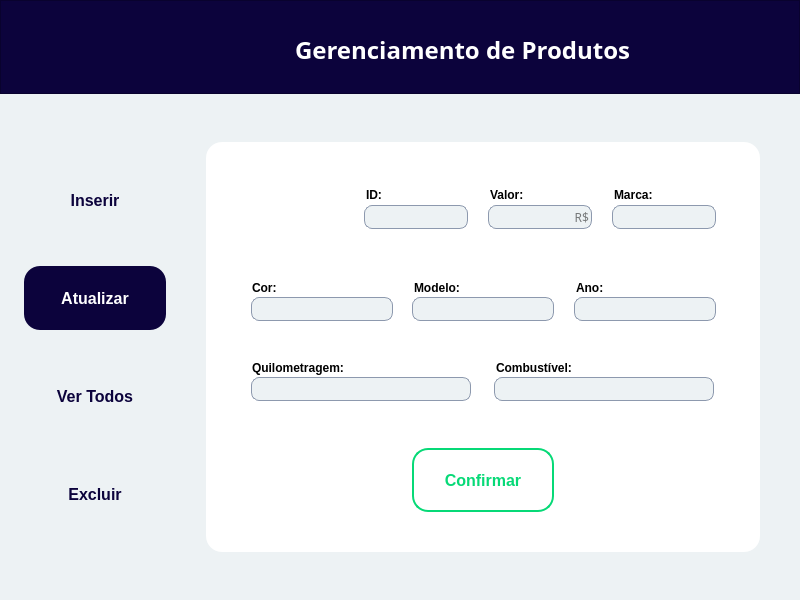
<?xml version="1.0" encoding="UTF-8"?>
<ui version="4.0">
 <class>atualizarProduto</class>
 <widget class="QMainWindow" name="atualizarProduto">
  <property name="geometry">
   <rect>
    <x>0</x>
    <y>0</y>
    <width>800</width>
    <height>600</height>
   </rect>
  </property>
  <property name="windowTitle">
   <string>Gerenciamento de Produtos</string>
  </property>
  <property name="windowIcon">
   <iconset>
    <selectedon>minilogo.png</selectedon>
   </iconset>
  </property>
  <property name="styleSheet">
   <string notr="true">background: #EDF2F4;
</string>
  </property>
  <widget class="QWidget" name="centralwidget">
   <widget class="QLineEdit" name="txtId">
    <property name="geometry">
     <rect>
      <x>364</x>
      <y>205</y>
      <width>104</width>
      <height>24</height>
     </rect>
    </property>
    <property name="font">
     <font>
      <family>Poppins Medium</family>
     </font>
    </property>
    <property name="styleSheet">
     <string notr="true">box-sizing: border-box;

position: absolute;
width: 352px;
height: 24px;
left: 364px;
top: 205px;

background: #EDF2F4;
border: 1px solid #8D99AE;
border-radius: 8px;</string>
    </property>
   </widget>
   <widget class="QLineEdit" name="txtCor">
    <property name="geometry">
     <rect>
      <x>251</x>
      <y>297</y>
      <width>142</width>
      <height>24</height>
     </rect>
    </property>
    <property name="font">
     <font>
      <family>Poppins Medium</family>
     </font>
    </property>
    <property name="styleSheet">
     <string notr="true">box-sizing: border-box;

position: absolute;
width: 352px;
height: 24px;
left: 364px;
top: 205px;

background: #EDF2F4;
border: 1px solid #8D99AE;
border-radius: 8px;</string>
    </property>
   </widget>
   <widget class="QLineEdit" name="txtAno">
    <property name="geometry">
     <rect>
      <x>574</x>
      <y>297</y>
      <width>142</width>
      <height>24</height>
     </rect>
    </property>
    <property name="font">
     <font>
      <family>Poppins Medium</family>
     </font>
    </property>
    <property name="styleSheet">
     <string notr="true">box-sizing: border-box;

position: absolute;
width: 352px;
height: 24px;
left: 364px;
top: 205px;

background: #EDF2F4;
border: 1px solid #8D99AE;
border-radius: 8px;</string>
    </property>
   </widget>
   <widget class="QLineEdit" name="txtCombustivel">
    <property name="geometry">
     <rect>
      <x>494</x>
      <y>377</y>
      <width>220</width>
      <height>24</height>
     </rect>
    </property>
    <property name="font">
     <font>
      <family>Poppins Medium</family>
     </font>
    </property>
    <property name="styleSheet">
     <string notr="true">box-sizing: border-box;

position: absolute;
width: 352px;
height: 24px;
left: 364px;
top: 205px;

background: #EDF2F4;
border: 1px solid #8D99AE;
border-radius: 8px;</string>
    </property>
   </widget>
   <widget class="QLineEdit" name="txtValor">
    <property name="geometry">
     <rect>
      <x>488</x>
      <y>205</y>
      <width>104</width>
      <height>24</height>
     </rect>
    </property>
    <property name="font">
     <font>
      <family>Poppins Medium</family>
     </font>
    </property>
    <property name="styleSheet">
     <string notr="true">box-sizing: border-box;

position: absolute;
width: 352px;
height: 24px;
left: 364px;
top: 205px;

background: #EDF2F4;
border: 1px solid #8D99AE;
border-radius: 8px;</string>
    </property>
    <property name="alignment">
     <set>Qt::AlignRight|Qt::AlignTrailing|Qt::AlignVCenter</set>
    </property>
    <property name="placeholderText">
     <string>R$</string>
    </property>
   </widget>
   <widget class="QLineEdit" name="txtKm">
    <property name="geometry">
     <rect>
      <x>251</x>
      <y>377</y>
      <width>220</width>
      <height>24</height>
     </rect>
    </property>
    <property name="font">
     <font>
      <family>Poppins Medium</family>
     </font>
    </property>
    <property name="styleSheet">
     <string notr="true">box-sizing: border-box;

position: absolute;
width: 352px;
height: 24px;
left: 364px;
top: 205px;

background: #EDF2F4;
border: 1px solid #8D99AE;
border-radius: 8px;</string>
    </property>
   </widget>
   <widget class="QLineEdit" name="txtModelo">
    <property name="geometry">
     <rect>
      <x>412</x>
      <y>297</y>
      <width>142</width>
      <height>24</height>
     </rect>
    </property>
    <property name="font">
     <font>
      <family>Poppins Medium</family>
     </font>
    </property>
    <property name="cursor">
     <cursorShape>ArrowCursor</cursorShape>
    </property>
    <property name="styleSheet">
     <string notr="true">box-sizing: border-box;

position: absolute;
width: 352px;
height: 24px;
left: 364px;
top: 205px;

background: #EDF2F4;
border: 1px solid #8D99AE;
border-radius: 8px;</string>
    </property>
   </widget>
   <widget class="QLineEdit" name="txtMarca">
    <property name="geometry">
     <rect>
      <x>612</x>
      <y>205</y>
      <width>104</width>
      <height>24</height>
     </rect>
    </property>
    <property name="font">
     <font>
      <family>Poppins Medium</family>
     </font>
    </property>
    <property name="styleSheet">
     <string notr="true">box-sizing: border-box;

position: absolute;
width: 352px;
height: 24px;
left: 364px;
top: 205px;

background: #EDF2F4;
border: 1px solid #8D99AE;
border-radius: 8px;</string>
    </property>
   </widget>
   <widget class="QPushButton" name="btnConfirmar">
    <property name="geometry">
     <rect>
      <x>412</x>
      <y>448</y>
      <width>142</width>
      <height>64</height>
     </rect>
    </property>
    <property name="cursor">
     <cursorShape>PointingHandCursor</cursorShape>
    </property>
    <property name="styleSheet">
     <string notr="true">QPushButton{

box-sizing: border-box;

position: absolute;
width: 141px;
height: 64px;
left: 413px;
top: 448px;

background: #FFFFFF;
border: 2px solid #07D977;
border-radius: 16px;

position: absolute;
left: 2.84%;
right: 2.84%;
top: 31.25%;
bottom: 31.25%;

font-family: 'Poppins';
font-style: normal;
font-weight: 600;
font-size: 16px;
line-height: 24px;
/* identical to box height */

text-align: center;

color: #07D977;

}

QPushButton:hover{

box-sizing: border-box;

position: absolute;
left: 0%;
right: 0%;
top: 0%;
bottom: 0%;

background: #07D977;
border: 2px solid #07D977;
border-radius: 16px;

position: absolute;
left: 0.7%;
right: 0.7%;
top: 31.25%;
bottom: 31.25%;

font-family: 'Poppins';
font-style: normal;
font-weight: 600;
font-size: 16px;
line-height: 24px;
/* identical to box height */

text-align: center;

color: #FFFFFF;

}
</string>
    </property>
    <property name="text">
     <string>Confirmar</string>
    </property>
   </widget>
   <widget class="QPushButton" name="btnInserir">
    <property name="geometry">
     <rect>
      <x>24</x>
      <y>168</y>
      <width>142</width>
      <height>64</height>
     </rect>
    </property>
    <property name="cursor">
     <cursorShape>PointingHandCursor</cursorShape>
    </property>
    <property name="styleSheet">
     <string notr="true">QPushButton{
position: absolute;
width: 141px;
height: 64px;
left: 24px;
top: 266px;

border-radius: 16px;

position: absolute;
left: 2.84%;
right: 2.84%;
top: 31.25%;
bottom: 31.25%;

font-family: 'Poppins';
font-style: normal;
font-weight: 600;
font-size: 16px;
line-height: 24px;
/* identical to box height */

text-align: center;

color: #0C033C;

}

QPushButton:hover{
position: absolute;
left: 0%;
right: 0%;
top: 0%;
bottom: 0%;

background: #0C033C;
border-radius: 16px;

position: absolute;
left: 0.7%;
right: 0.7%;
top: 31.25%;
bottom: 31.25%;

font-family: 'Poppins';
font-style: normal;
font-weight: 600;
font-size: 16px;
line-height: 24px;
/* identical to box height */

text-align: center;

color: #FFFFFF;

}
</string>
    </property>
    <property name="text">
     <string>Inserir</string>
    </property>
   </widget>
   <widget class="QPushButton" name="btnExcluir">
    <property name="geometry">
     <rect>
      <x>24</x>
      <y>462</y>
      <width>142</width>
      <height>64</height>
     </rect>
    </property>
    <property name="cursor">
     <cursorShape>PointingHandCursor</cursorShape>
    </property>
    <property name="styleSheet">
     <string notr="true">QPushButton{
position: absolute;
width: 141px;
height: 64px;
left: 24px;
top: 266px;

border-radius: 16px;

position: absolute;
left: 2.84%;
right: 2.84%;
top: 31.25%;
bottom: 31.25%;

font-family: 'Poppins';
font-style: normal;
font-weight: 600;
font-size: 16px;
line-height: 24px;
/* identical to box height */

text-align: center;

color: #0C033C;

}

QPushButton:hover{
position: absolute;
left: 0%;
right: 0%;
top: 0%;
bottom: 0%;

background: #0C033C;
border-radius: 16px;

position: absolute;
left: 0.7%;
right: 0.7%;
top: 31.25%;
bottom: 31.25%;

font-family: 'Poppins';
font-style: normal;
font-weight: 600;
font-size: 16px;
line-height: 24px;
/* identical to box height */

text-align: center;

color: #FFFFFF;

}</string>
    </property>
    <property name="text">
     <string>Excluir</string>
    </property>
   </widget>
   <widget class="QPushButton" name="btnverTodos">
    <property name="geometry">
     <rect>
      <x>24</x>
      <y>364</y>
      <width>142</width>
      <height>64</height>
     </rect>
    </property>
    <property name="cursor">
     <cursorShape>PointingHandCursor</cursorShape>
    </property>
    <property name="styleSheet">
     <string notr="true">QPushButton{
position: absolute;
width: 141px;
height: 64px;
left: 24px;
top: 266px;

border-radius: 16px;

position: absolute;
left: 2.84%;
right: 2.84%;
top: 31.25%;
bottom: 31.25%;

font-family: 'Poppins';
font-style: normal;
font-weight: 600;
font-size: 16px;
line-height: 24px;
/* identical to box height */

text-align: center;

color: #0C033C;

}

QPushButton:hover{
position: absolute;
left: 0%;
right: 0%;
top: 0%;
bottom: 0%;

background: #0C033C;
border-radius: 16px;

position: absolute;
left: 0.7%;
right: 0.7%;
top: 31.25%;
bottom: 31.25%;

font-family: 'Poppins';
font-style: normal;
font-weight: 600;
font-size: 16px;
line-height: 24px;
/* identical to box height */

text-align: center;

color: #FFFFFF;

}
</string>
    </property>
    <property name="text">
     <string>Ver Todos</string>
    </property>
   </widget>
   <widget class="QPushButton" name="btnAtualizar">
    <property name="enabled">
     <bool>false</bool>
    </property>
    <property name="geometry">
     <rect>
      <x>24</x>
      <y>266</y>
      <width>142</width>
      <height>64</height>
     </rect>
    </property>
    <property name="styleSheet">
     <string notr="true">position: absolute;
left: 0%;
right: 0%;
top: 0%;
bottom: 0%;

background: #0C033C;
border-radius: 16px;

position: absolute;
left: 0.7%;
right: 0.7%;
top: 31.25%;
bottom: 31.25%;

font-family: 'Poppins';
font-style: normal;
font-weight: 600;
font-size: 16px;
line-height: 24px;
/* identical to box height */

text-align: center;

color: #FFFFFF;
</string>
    </property>
    <property name="text">
     <string>Atualizar</string>
    </property>
   </widget>
   <widget class="QFrame" name="frame">
    <property name="geometry">
     <rect>
      <x>0</x>
      <y>0</y>
      <width>800</width>
      <height>94</height>
     </rect>
    </property>
    <property name="styleSheet">
     <string notr="true">position: absolute;
width: 800px;
height: 94px;
left: 0px;
top: 0px;

background: #0C033C;
</string>
    </property>
    <property name="frameShape">
     <enum>QFrame::StyledPanel</enum>
    </property>
    <property name="frameShadow">
     <enum>QFrame::Raised</enum>
    </property>
    <widget class="QLabel" name="label_10">
     <property name="geometry">
      <rect>
       <x>295</x>
       <y>32</y>
       <width>344</width>
       <height>36</height>
      </rect>
     </property>
     <property name="font">
      <font>
       <family>Poppins</family>
       <pointsize>-1</pointsize>
       <weight>75</weight>
       <italic>false</italic>
       <bold>true</bold>
      </font>
     </property>
     <property name="styleSheet">
      <string notr="true">position: absolute;
width: 344px;
height: 36px;
left: 295px;
top: 32px;

font-family: 'Poppins';
font-style: normal;
font-weight: 600;
font-size: 24px;
line-height: 36px;
/* identical to box height */

background: #0C033C;
color: #FFFFFF;
</string>
     </property>
     <property name="text">
      <string>Gerenciamento de Produtos</string>
     </property>
    </widget>
    <widget class="QLabel" name="label_11">
     <property name="geometry">
      <rect>
       <x>72</x>
       <y>20</y>
       <width>100</width>
       <height>60</height>
      </rect>
     </property>
     <property name="text">
      <string/>
     </property>
     <property name="pixmap">
      <pixmap>iconelogo.png</pixmap>
     </property>
    </widget>
   </widget>
   <widget class="QLabel" name="label">
    <property name="geometry">
     <rect>
      <x>206</x>
      <y>142</y>
      <width>554</width>
      <height>410</height>
     </rect>
    </property>
    <property name="styleSheet">
     <string notr="true">position: absolute;
width: 554px;
height: 410px;
left: 206px;
top: 142px;

background: #FFFFFF;
box-shadow: 2px 2px 10px rgba(0, 0, 0, 0.25);
border-radius: 16px;
</string>
    </property>
    <property name="text">
     <string/>
    </property>
   </widget>
   <widget class="QLabel" name="label_2">
    <property name="geometry">
     <rect>
      <x>366</x>
      <y>187</y>
      <width>88</width>
      <height>16</height>
     </rect>
    </property>
    <property name="styleSheet">
     <string notr="true">background: #FFFFFF;
font-family: 'Poppins';
font-style: normal;
font-weight: 600;
font-size: 12px;
line-height: 18px;
/* identical to box height */


color: #000000;
</string>
    </property>
    <property name="text">
     <string>ID:</string>
    </property>
   </widget>
   <widget class="QLabel" name="label_3">
    <property name="geometry">
     <rect>
      <x>496</x>
      <y>360</y>
      <width>88</width>
      <height>16</height>
     </rect>
    </property>
    <property name="styleSheet">
     <string notr="true">background: #FFFFFF;
font-family: 'Poppins';
font-style: normal;
font-weight: 600;
font-size: 12px;
line-height: 18px;
/* identical to box height */


color: #000000;
</string>
    </property>
    <property name="text">
     <string>Combustível:</string>
    </property>
   </widget>
   <widget class="QLabel" name="label_4">
    <property name="geometry">
     <rect>
      <x>576</x>
      <y>280</y>
      <width>88</width>
      <height>16</height>
     </rect>
    </property>
    <property name="styleSheet">
     <string notr="true">background: #FFFFFF;
font-family: 'Poppins';
font-style: normal;
font-weight: 600;
font-size: 12px;
line-height: 18px;
/* identical to box height */


color: #000000;
</string>
    </property>
    <property name="text">
     <string>Ano:</string>
    </property>
   </widget>
   <widget class="QLabel" name="label_5">
    <property name="geometry">
     <rect>
      <x>414</x>
      <y>280</y>
      <width>88</width>
      <height>16</height>
     </rect>
    </property>
    <property name="styleSheet">
     <string notr="true">background: #FFFFFF;
font-family: 'Poppins';
font-style: normal;
font-weight: 600;
font-size: 12px;
line-height: 18px;
/* identical to box height */


color: #000000;
</string>
    </property>
    <property name="text">
     <string>Modelo:</string>
    </property>
   </widget>
   <widget class="QLabel" name="label_6">
    <property name="geometry">
     <rect>
      <x>614</x>
      <y>187</y>
      <width>88</width>
      <height>16</height>
     </rect>
    </property>
    <property name="styleSheet">
     <string notr="true">background: #FFFFFF;
font-family: 'Poppins';
font-style: normal;
font-weight: 600;
font-size: 12px;
line-height: 18px;
/* identical to box height */


color: #000000;
</string>
    </property>
    <property name="text">
     <string>Marca:</string>
    </property>
   </widget>
   <widget class="QLabel" name="label_7">
    <property name="geometry">
     <rect>
      <x>252</x>
      <y>360</y>
      <width>104</width>
      <height>16</height>
     </rect>
    </property>
    <property name="styleSheet">
     <string notr="true">background: #FFFFFF;
font-family: 'Poppins';
font-style: normal;
font-weight: 600;
font-size: 12px;
line-height: 18px;
/* identical to box height */


color: #000000;
</string>
    </property>
    <property name="text">
     <string>Quilometragem:</string>
    </property>
   </widget>
   <widget class="QLabel" name="label_8">
    <property name="geometry">
     <rect>
      <x>252</x>
      <y>280</y>
      <width>88</width>
      <height>16</height>
     </rect>
    </property>
    <property name="styleSheet">
     <string notr="true">background: #FFFFFF;
font-family: 'Poppins';
font-style: normal;
font-weight: 600;
font-size: 12px;
line-height: 18px;
/* identical to box height */


color: #000000;
</string>
    </property>
    <property name="text">
     <string>Cor:</string>
    </property>
   </widget>
   <widget class="QLabel" name="label_9">
    <property name="geometry">
     <rect>
      <x>490</x>
      <y>187</y>
      <width>88</width>
      <height>16</height>
     </rect>
    </property>
    <property name="styleSheet">
     <string notr="true">background: #FFFFFF;
font-family: 'Poppins';
font-style: normal;
font-weight: 600;
font-size: 12px;
line-height: 18px;
/* identical to box height */


color: #000000;
</string>
    </property>
    <property name="text">
     <string>Valor:</string>
    </property>
   </widget>
   <widget class="QLabel" name="label_12">
    <property name="geometry">
     <rect>
      <x>270</x>
      <y>190</y>
      <width>41</width>
      <height>41</height>
     </rect>
    </property>
    <property name="styleSheet">
     <string notr="true">background: #FFFFFF;</string>
    </property>
    <property name="text">
     <string/>
    </property>
    <property name="pixmap">
     <pixmap>iconedit.png</pixmap>
    </property>
   </widget>
   <widget class="QPushButton" name="back">
    <property name="geometry">
     <rect>
      <x>32</x>
      <y>32</y>
      <width>41</width>
      <height>41</height>
     </rect>
    </property>
    <property name="cursor">
     <cursorShape>PointingHandCursor</cursorShape>
    </property>
    <property name="styleSheet">
     <string notr="true">QPushButton{
image: url(:/logo/1x/arrow.png);

background: #0C033C;
position: absolute;
left: 0%;
right: 0%;
top: 0%;
bottom: 0%;

border-radius: 16px;
}

QPushButton:hover{

image: url(:/logo/1x/arrowhover.png);

background: #0C033C;

position: absolute;
left: 0%;
right: 0%;
top: 0%;
bottom: 0%;
border-radius: 16px;
}
</string>
    </property>
    <property name="text">
     <string/>
    </property>
    <property name="icon">
     <iconset>
      <selectedon>arrow.png</selectedon>
     </iconset>
    </property>
   </widget>
   <zorder>label</zorder>
   <zorder>txtId</zorder>
   <zorder>txtCor</zorder>
   <zorder>txtAno</zorder>
   <zorder>txtCombustivel</zorder>
   <zorder>txtValor</zorder>
   <zorder>txtKm</zorder>
   <zorder>txtModelo</zorder>
   <zorder>txtMarca</zorder>
   <zorder>btnConfirmar</zorder>
   <zorder>btnInserir</zorder>
   <zorder>btnExcluir</zorder>
   <zorder>btnverTodos</zorder>
   <zorder>btnAtualizar</zorder>
   <zorder>frame</zorder>
   <zorder>label_2</zorder>
   <zorder>label_3</zorder>
   <zorder>label_4</zorder>
   <zorder>label_5</zorder>
   <zorder>label_6</zorder>
   <zorder>label_7</zorder>
   <zorder>label_8</zorder>
   <zorder>label_9</zorder>
   <zorder>label_12</zorder>
   <zorder>back</zorder>
  </widget>
 </widget>
 <resources>
  <include location="icones.qrc"/>
 </resources>
 <connections/>
</ui>
